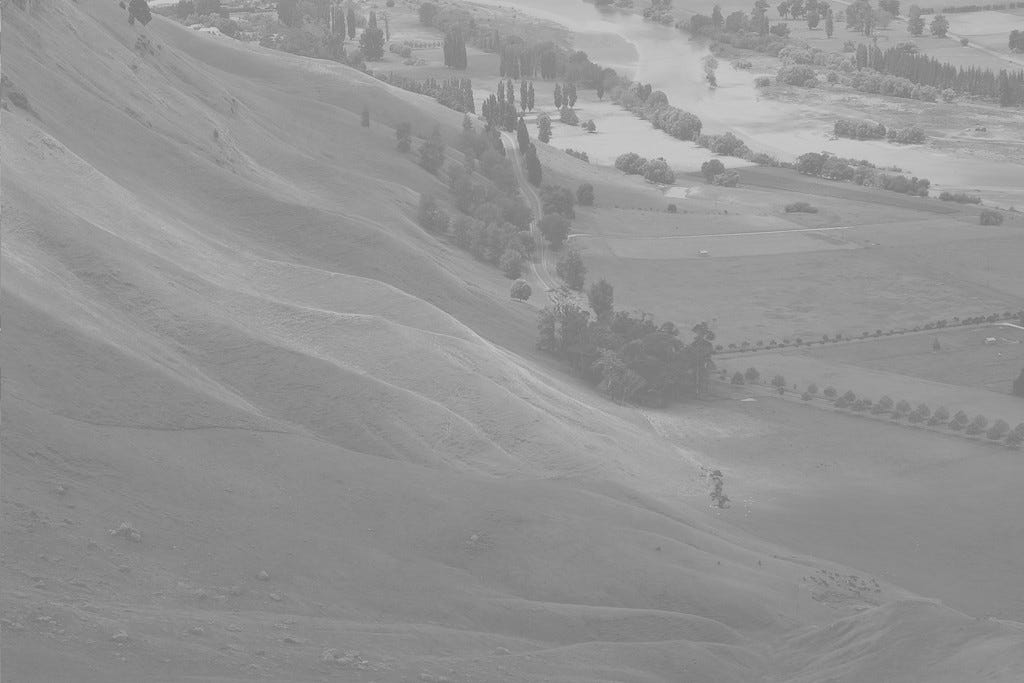
#> input picture CLASE11/image_3.jpg, 1024 x 683 px
$ python hist_ecu.py
#> lines starting #> are read from the running program, lines starting #| are printed output that depends on the picture
import cv2
import numpy as np
import matplotlib.pyplot as plt


image_as_BGR = cv2.imread("image_3.jpg")
#> image_as_BGR is the input picture: shape (683, 1024, 3); min 110, max 217, mean 148
image_as_GRAY = cv2.cvtColor(image_as_BGR, cv2.COLOR_BGR2GRAY)


histogram, bins = np.histogram(image_as_GRAY.flatten(),256, [0,255])
#> histogram = 256 values, max 28580 at index 138, min 0 at index 0, mean 2732; bins = 257 values from 0 to 255
histogram_cumulative_sum = histogram.cumsum()
#> histogram_cumulative_sum = 256 values from 0 to 699392

histogram_cumulative_sum_masked = np.ma.masked_equal(histogram_cumulative_sum,0)
#Aplicamos la transformación de ecualización
histogram_cumulative_sum_masked = (histogram_cumulative_sum_masked - histogram_cumulative_sum_masked.min())*255/(histogram_cumulative_sum_masked.max() - histogram_cumulative_sum_masked.min())
#fill
histogram_cumulative_sum = np.ma.filled(histogram_cumulative_sum_masked,0).astype("uint8")
#> histogram_cumulative_sum = 256 values from 0 to 255
#Ecualizar la imagen
image = histogram_cumulative_sum[image_as_GRAY]
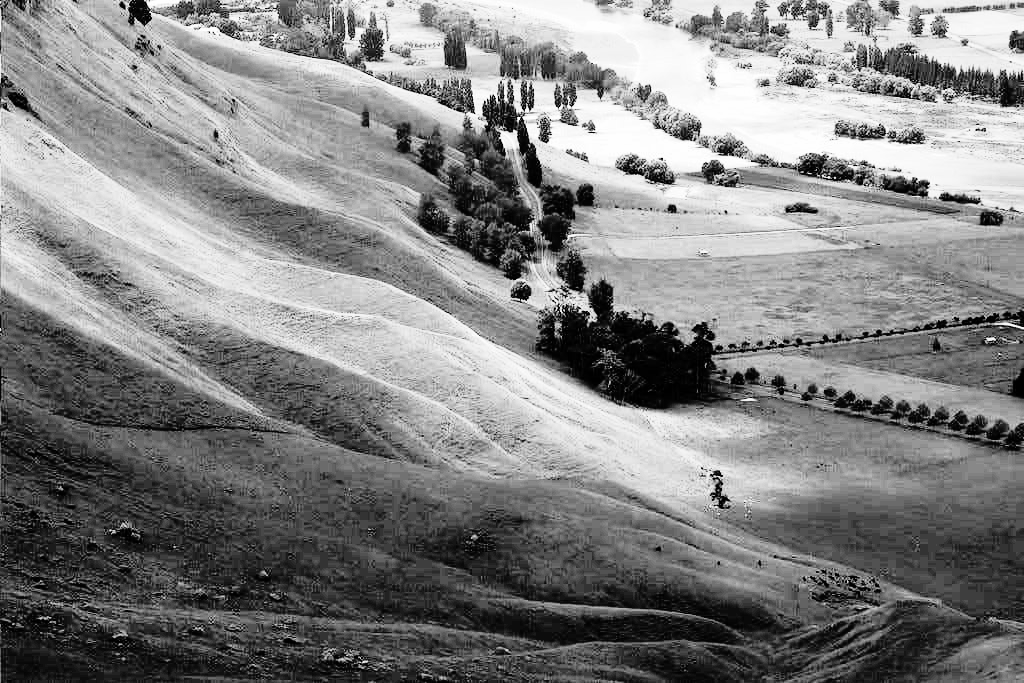
#> image: shape (683, 1024); min 0, max 255, mean 130

cv2.imshow("imagen1",image_as_BGR)
cv2.imshow("imagen2",image)
plt.plot(histogram, color = "b")
plt.hist(image.ravel(),255,[0,255],color = "gray")
plt.show()
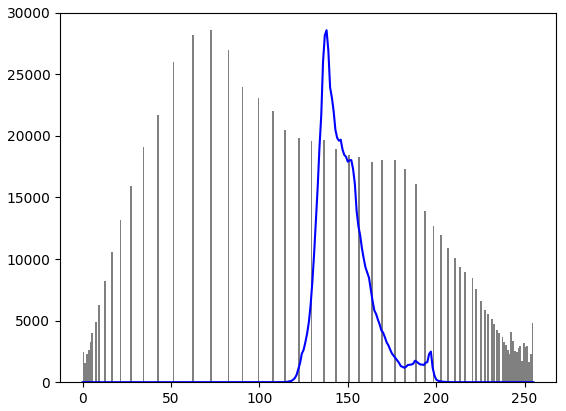
#> figure drawn by matplotlib, 1 panel; tallest bar 28580 high, from x = 72 to 73; curve peaks at x = 138, y = 28580
cv2.waitKey(0)
